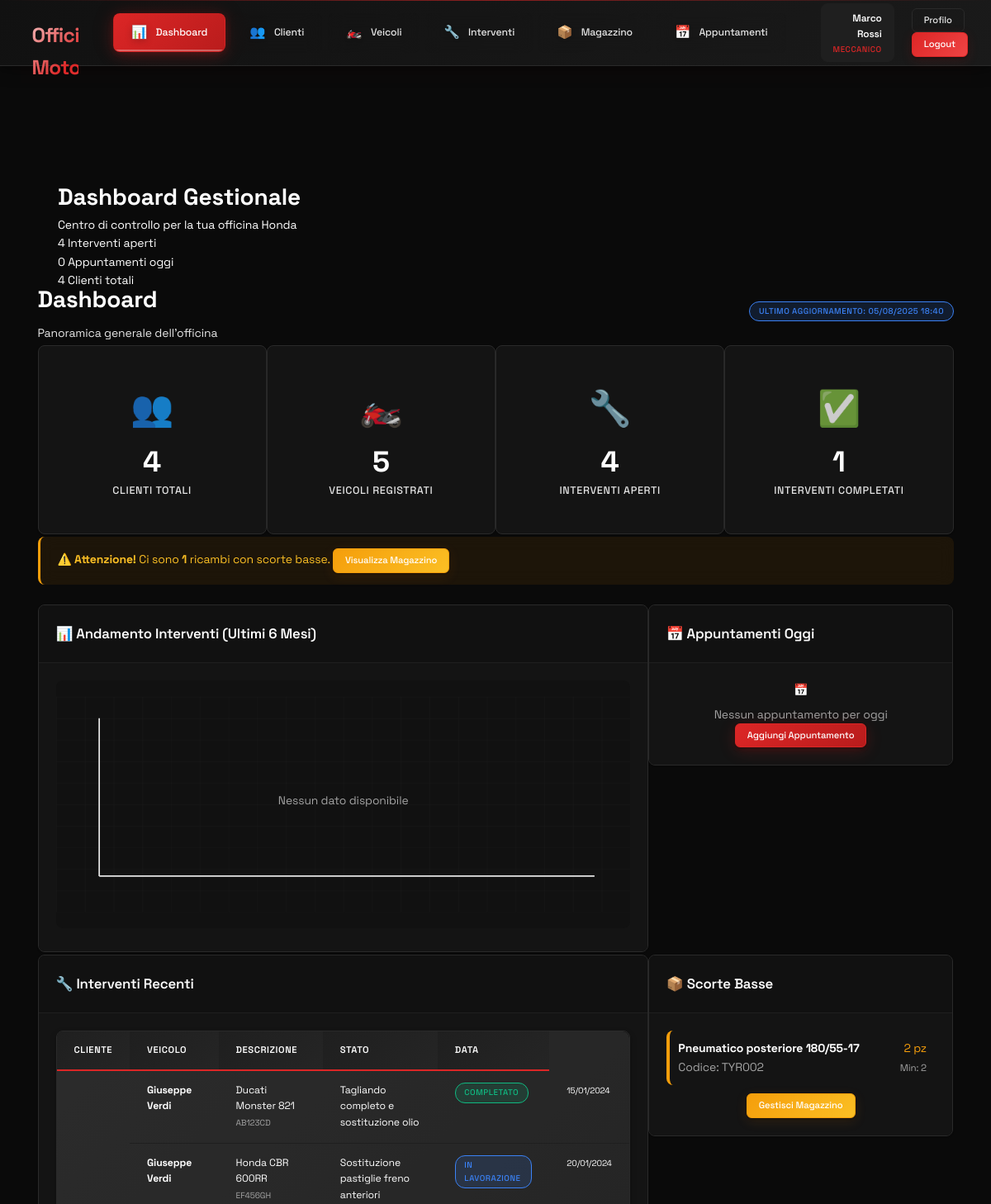
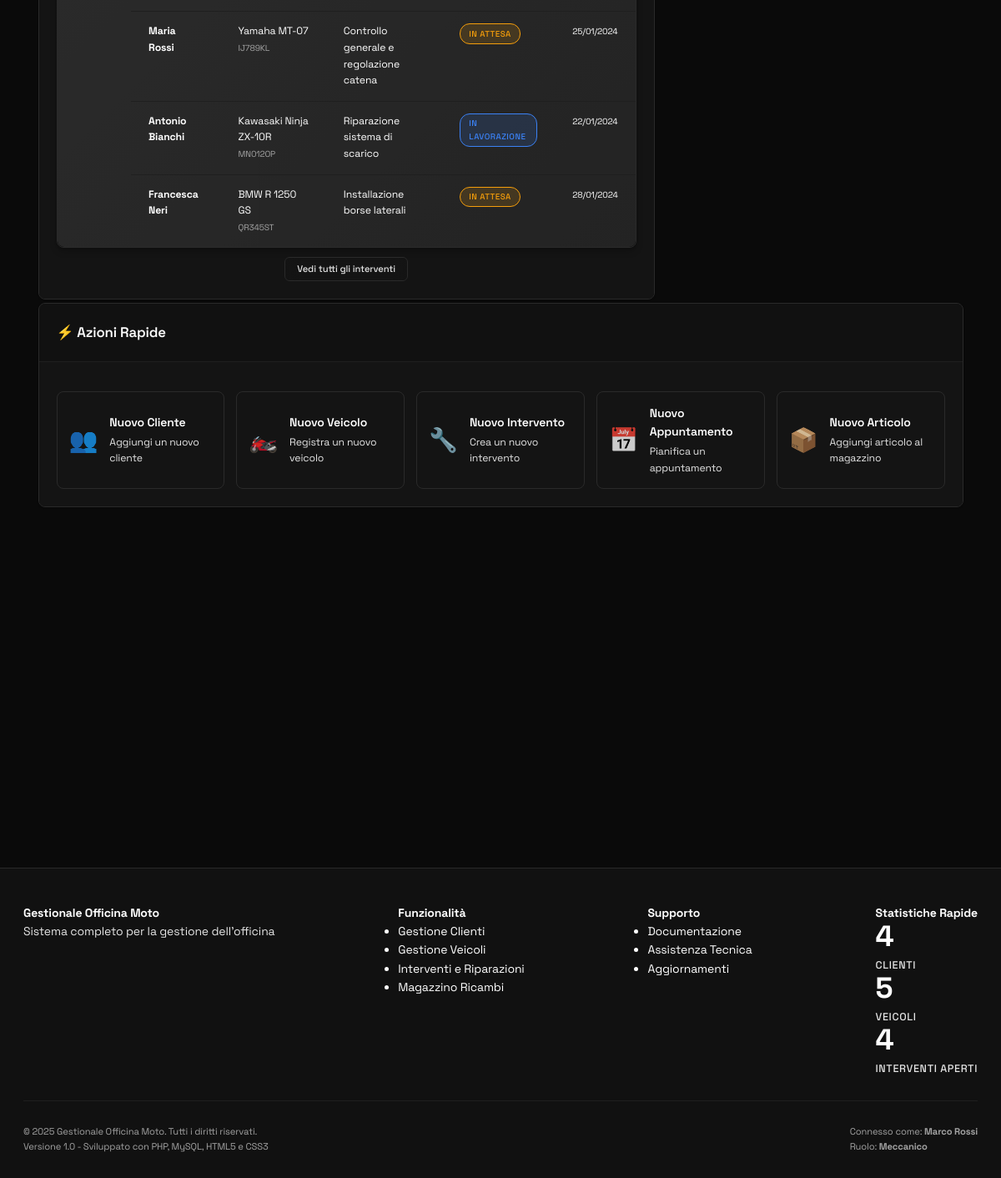
Screenshot of /dashboard.php (signed in) with the database file from the repository (2 pictures, top to bottom).
### tables this page shows
CREATE TABLE interventi (
    id INT AUTO_INCREMENT PRIMARY KEY,
    veicolo_id INT NOT NULL,
    descrizione TEXT NOT NULL,
    stato ENUM('in_attesa', 'lavorazione', 'completato', 'consegnato') DEFAULT 'in_attesa',
    data_inizio DATE NOT NULL,
    data_fine DATE,
    costo DECIMAL(10,2) DEFAULT 0.00,
    note TEXT,
    meccanico_id INT,
    data_creazione TIMESTAMP DEFAULT CURRENT_TIMESTAMP,
    FOREIGN KEY (veicolo_id) REFERENCES veicoli(id) ON DELETE CASCADE,
    FOREIGN KEY (meccanico_id) REFERENCES utenti(id)
);

CREATE TABLE clienti (
    id INT AUTO_INCREMENT PRIMARY KEY,
    nome VARCHAR(100) NOT NULL,
    cognome VARCHAR(100) NOT NULL,
    telefono VARCHAR(20),
    email VARCHAR(100),
    indirizzo TEXT,
    note TEXT,
    data_creazione TIMESTAMP DEFAULT CURRENT_TIMESTAMP
);

CREATE TABLE veicoli (
    id INT AUTO_INCREMENT PRIMARY KEY,
    cliente_id INT NOT NULL,
    marca VARCHAR(50) NOT NULL,
    modello VARCHAR(50) NOT NULL,
    targa VARCHAR(20) UNIQUE NOT NULL,
    anno INT,
    cilindrata INT,
    colore VARCHAR(30),
    foto VARCHAR(255),
    note TEXT,
    data_creazione TIMESTAMP DEFAULT CURRENT_TIMESTAMP,
    FOREIGN KEY (cliente_id) REFERENCES clienti(id) ON DELETE CASCADE
);

CREATE TABLE magazzino (
    id INT AUTO_INCREMENT PRIMARY KEY,
    nome_ricambio VARCHAR(100) NOT NULL,
    codice VARCHAR(50) UNIQUE NOT NULL,
    quantita INT NOT NULL DEFAULT 0,
    prezzo DECIMAL(10,2) DEFAULT 0.00,
    soglia_minima INT DEFAULT 5,
    fornitore VARCHAR(100),
    data_creazione TIMESTAMP DEFAULT CURRENT_TIMESTAMP
);

### dashboard.php (the view, shortened to what the rows shown need)
<?php
require_once 'includes/header.php';
try {
    $db = getDB();
    $interventiRecenti = $db->select("
        SELECT i.*, v.marca, v.modello, v.targa, c.nome, c.cognome
        FROM interventi i
        JOIN veicoli v ON i.veicolo_id = v.id
        JOIN clienti c ON v.cliente_id = c.id
        ORDER BY i.data_creazione DESC
        LIMIT 5
    ");
    $ricambiEsaurimento = $db->select("
        SELECT * FROM magazzino
        WHERE quantita <= soglia_minima
        ORDER BY quantita ASC
        LIMIT 5
    ");
} catch (Exception $e) {
    error_log("Errore dashboard: " . $e->getMessage());
    $stats = array_fill_keys(['clienti_totali', 'veicoli_totali', 'interventi_aperti', 'interventi_completati', 'ricambi_scorta_bassa'], 0);
    $interventiRecenti = [];
    $appuntamentiOggi = [];
    $ricambiEsaurimento = [];
    $interventiMensili = [];
}
function getStatoBadge($stato) {
    switch ($stato) {
        case 'in_attesa': return 'badge-warning';
        case 'lavorazione': return 'badge-info';
        case 'completato': return 'badge-success';
    }
}
function getStatoText($stato) {
    switch ($stato) {
        case 'in_attesa': return 'In Attesa';
        case 'lavorazione': return 'In Lavorazione';
        case 'completato': return 'Completato';
    }
}
?>
<div class="main-content with-header">
    <div class="hero-section">
        <div class="hero-content">
            <div class="container">
                <div class="hero-text">
                    <h1 class="hero-title">Dashboard Gestionale</h1>
                </div>
            </div>
        </div>
    </div>
    <div class="container-fluid">
    <div class="row mb-4">
        <div class="col-12">
            <div class="d-flex justify-content-between align-items-center">
                <div>
                    <h1 class="text-primary mb-2">Dashboard</h1>
                </div>
            </div>
        </div>
    </div>
    <div class="row">
        <div class="col-12 col-lg-8 mb-4">
            <div class="card">
                <div class="card-body">
                    <?php if (!empty($interventiRecenti)): ?>
                        <div class="table-container">
                            <table class="table">
                                <thead>
                                    <tr>
                                        <th>Cliente</th>
                                        <th>Veicolo</th>
                                        <th>Descrizione</th>
                                        <th>Stato</th>
                                        <th>Data</th>
                                    </tr>
                                </thead>
                                <tbody>
                                    <?php foreach ($interventiRecenti as $intervento): ?>
                                    <tr>
                                        <td>
                                            <strong><?php echo htmlspecialchars($intervento['nome'] . ' ' . $intervento['cognome']); ?></strong>
                                        </td>
                                        <td>
                                            <div><?php echo htmlspecialchars($intervento['marca'] . ' ' . $intervento['modello']); ?></div>
                                            <small class="text-muted"><?php echo htmlspecialchars($intervento['targa']); ?></small>
                                        </td>
                                        <td>
                                            <div class="text-truncate" style="max-width: 200px;" title="<?php echo htmlspecialchars($intervento['descrizione']); ?>">
                                                <?php echo htmlspecialchars($intervento['descrizione']); ?>
                                            </div>
                                        </td>
                                        <td>
                                            <span class="badge <?php echo getStatoBadge($intervento['stato']); ?>">
                                                <?php echo getStatoText($intervento['stato']); ?>
                                            </span>
                                        </td>
                                        <td>
                                            <small><?php echo date('d/m/Y', strtotime($intervento['data_inizio'])); ?></small>
                                        </td>
                                    </tr>
                                    <?php endforeach; ?>
                                </tbody>
                            </table>
                        </div>
                    <?php endif; ?>
                </div>
            </div>
        </div>
        <div class="col-12 col-lg-4 mb-4">
            <div class="card">
                <div class="card-body">
                    <?php if (!empty($ricambiEsaurimento)): ?>
                        <div class="stock-alerts">
                            <?php foreach ($ricambiEsaurimento as $ricambio): ?>
                            <div class="stock-item mb-3 p-3 bg-secondary rounded <?php echo $ricambio['quantita'] == 0 ? 'border-danger' : 'border-warning'; ?>" style="border-left: 4px solid;">
                                <div class="d-flex justify-content-between align-items-start">
                                    <div>
                                        <strong><?php echo htmlspecialchars($ricambio['nome_ricambio']); ?></strong>
                                        <div class="text-muted small">
                                            Codice: <?php echo htmlspecialchars($ricambio['codice']); ?>
                                        </div>
                                    </div>
                                    <div class="text-right">
                                        <div class="<?php echo $ricambio['quantita'] == 0 ? 'text-danger' : 'text-warning'; ?> font-weight-bold">
                                            <?php echo $ricambio['quantita']; ?> pz
                                        </div>
                                        <small class="text-muted">
                                            Min: <?php echo $ricambio['soglia_minima']; ?>
                                        </small>
                                    </div>
                                </div>
                            </div>
                            <?php endforeach; ?>
                        </div>
                    <?php endif; ?>
                </div>
            </div>
        </div>
    </div>
</div>
<?php require_once 'includes/footer.php'; ?>

### rows the page displays
interventi: clienti.nome+cognome "Giuseppe Verdi", veicolo.modello "Ducati Monster 821", veicolo.targa "AB123CD", descrizione "Tagliando completo e sostituzione olio", stato "COMPLETATO", data_inizio "15/01/2024"
interventi: clienti.nome+cognome "Giuseppe Verdi", veicolo.modello "Honda CBR 600RR", veicolo.targa "EF456GH", descrizione "Sostituzione pastiglie freno anteriori", stato "IN LAVORAZIONE", data_inizio "20/01/2024"
interventi: clienti.nome+cognome "Maria Rossi", veicolo.modello "Yamaha MT-07", veicolo.targa "IJ789KL", descrizione "Controllo generale e regolazione catena", stato "IN ATTESA", data_inizio "25/01/2024"
interventi: clienti.nome+cognome "Antonio Bianchi", veicolo.modello "Kawasaki Ninja ZX-10R", veicolo.targa "MN012OP", descrizione "Riparazione sistema di scarico", stato "IN LAVORAZIONE", data_inizio "22/01/2024"
interventi: clienti.nome+cognome "Francesca Neri", veicolo.modello "BMW R 1250 GS", veicolo.targa "QR345ST", descrizione "Installazione borse laterali", stato "IN ATTESA", data_inizio "28/01/2024"
magazzino: nome_ricambio "Pneumatico posteriore 180/55-17", codice "TYR002", quantita "2", soglia_minima "2"

### other values shown
$currentUser['name'] "Marco Rossi"
Auth::getRoleName($currentUser['role']) "MECCANICO"
$stats['interventi_aperti'] "4"
count($appuntamentiOggi) "0"
$stats['clienti_totali'] "4"
$stats['veicoli_totali'] "5"
$stats['interventi_completati'] "1"
$stats['ricambi_scorta_bassa'] "1"
$clientiCount "4"
$veicoliCount "5"
$interventiAperti "4"
getCurrentUser()['name'] "Marco Rossi"
Auth::getRoleName(getCurrentUser()['role']) "Meccanico"
